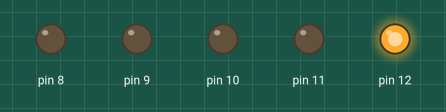
Recording of a sketch running on a simulated Arduino Uno, built with avr-gcc and run on an emulated ATmega328P. On the bench: output pins drawn as LEDs (lit = HIGH).

Above: at 0.05 s.
At 0.65 s:
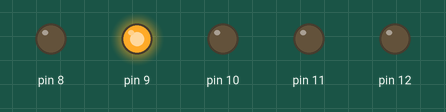
At 1.25 s:
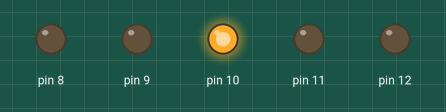
At 1.85 s:
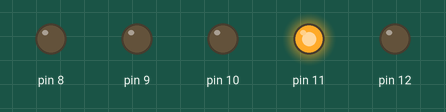
At 2.5 s:
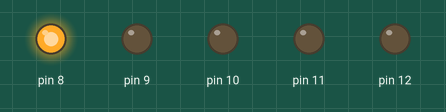
Timing chart, 0 to 3.0 s (numbered marks = the images above):
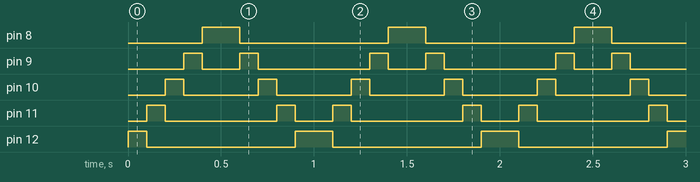

Measured:
- by itself, pin 8: alternates HIGH for 0.20 s and LOW for 0.80 s
- by itself, pin 9: repeats every 1.0 s: LOW 0.20 s, HIGH 0.10 s, LOW 0.60 s, HIGH 0.10 s
- by itself, pin 10: alternates HIGH for 0.10 s and LOW for 0.40 s
- by itself, pin 11: repeats every 1.0 s: LOW 0.60 s, HIGH 0.10 s, LOW 0.20 s, HIGH 0.10 s
- by itself, pin 12: repeats every 1.0 s: LOW 0.80 s, HIGH 0.20 s

The sketch:

LEDAUTOFANTASTICO.ino
```cpp
int tiempo1=100;
int tiempo2=100;
int pin;
void setup() {
for(pin=12;pin>=8;pin--){
    pinMode(pin,OUTPUT);
}

}

void loop() {
  for(pin=12;pin>=8;pin--){
    digitalWrite(pin,HIGH);
    delay(tiempo1);
    digitalWrite(pin,LOW);
}

  for(pin=8;pin<=12;pin++){
    digitalWrite(pin,HIGH);
    delay(tiempo2);
    digitalWrite(pin,LOW);
}
}
```
